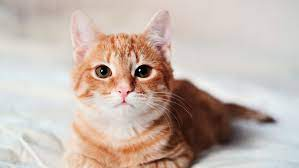
#> input picture Photos/cat.jpg, 299 x 168 px
$ python Masking.py
#> lines starting #> are read from the running program, lines starting #| are printed output that depends on the picture; after the words box and inside, x2 and y2 are one past the last pixel; in counts of white or black regions, pixels touching at a corner belong together
import cv2 as cv
import numpy as np

img = cv.imread("Photos/cat.jpg")
#> img is the input picture: shape (168, 299, 3); mean B, G, R 173.1, 181.7, 197.3

cv.imshow('Cat', img)

blank = np.zeros(img.shape[:2], dtype='uint8')
cv.imshow('Blank Image', blank)

mask = cv.circle(blank, (img.shape[1]//2, img.shape[0]//2+45), 100, 255, -1)
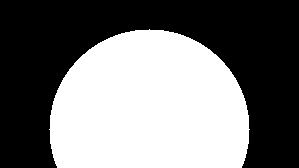
#> blank: shape (168, 299); 46.2% white; 1 white region, box (x1, y1, x2, y2) and area: (49, 29, 250, 168) 23211
cv.imshow('Mask', mask)

masked = cv.bitwise_and(img, img, mask=mask)
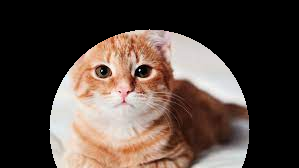
#> masked: shape (168, 299, 3); mean B, G, R 62.3, 69.3, 83
cv.imshow('Masked', masked)

cv.waitKey(0)
